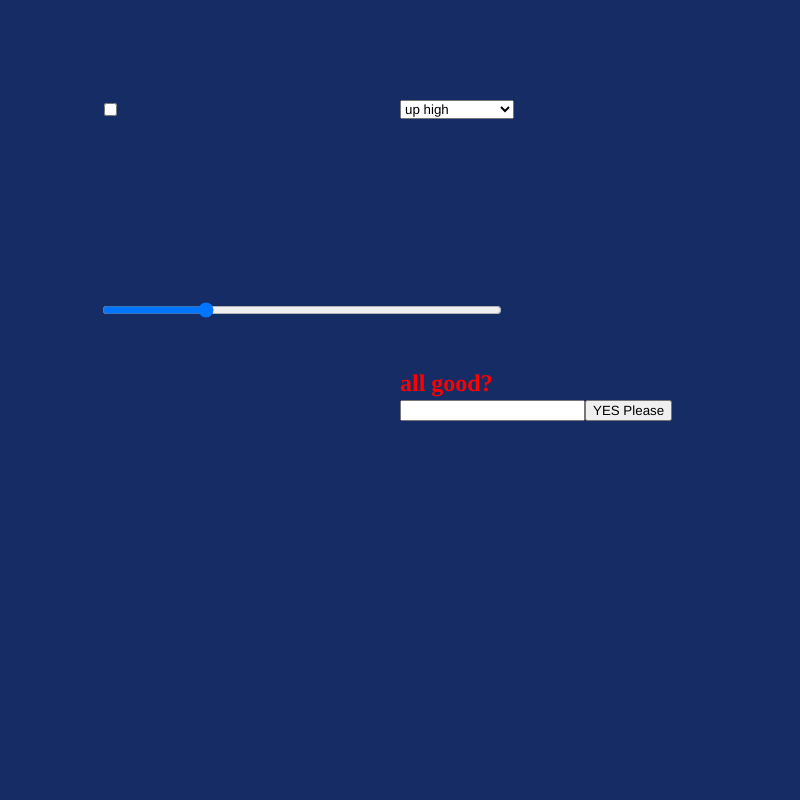
Frame 1 (no input)
Frame 60 (no input): identical to frame 1, image omitted
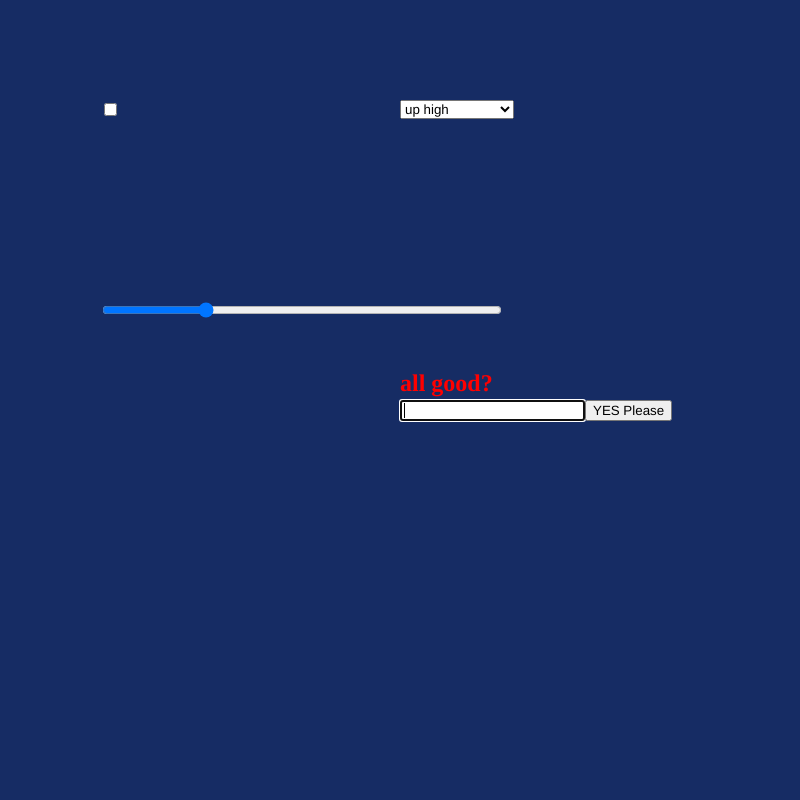
Frame 120 (the mouse pressed at the canvas centre since frame 60)

The p5.js sketch that drew these frames (run headless with seeded random() and noise() and a simulated clock; from frame 60 on, the mouse is pressed at the canvas centre):

// p5.js sketch
// ── sketch.js
let checkbox;
let slider;
let selection;

let input;
let submitButton;
let questions;
let listQuestions = [];
let greeting;




function setup() {
  createCanvas(800, 800);
  checkbox = createCheckbox();
  checkbox.position(100,100);

  slider = createSlider(0,200);
  slider.position(100,300)
  slider.size(400);

  selection = createSelect();
  selection.position(400,100);
  selection.option('up high');
  selection.option('down low');
  selection.option('around the side');
  selection.option('too slow')
  rect(200,300,300,100,499);

  input = createInput();
  input.position (400,400);
  submitButton = createButton('YES Please');
  submitButton.position(input.x + input.width, input.y);
  submitButton.mousePressed(askSomething);

  greeting = createElement('h2', 'all good?');
  greeting.style('color','red');
  greeting.position(input.x, input.y - 50);

}

function askSomething(){
  question = input.value();
  input.value('');
  listQuestions.push(question);

}



function draw() {
  background(22,44,100);
  for (x = 0; x < listQuestions.length; x++){
    text(listQuestions[x], 100, 200 + x * 50);

  }

  if (checkbox.checked()){
    let r = random(rect);
    rect(100,200,200,100,100);
    let value = slider.value();
    //background (value);
    
    }

  }
  
